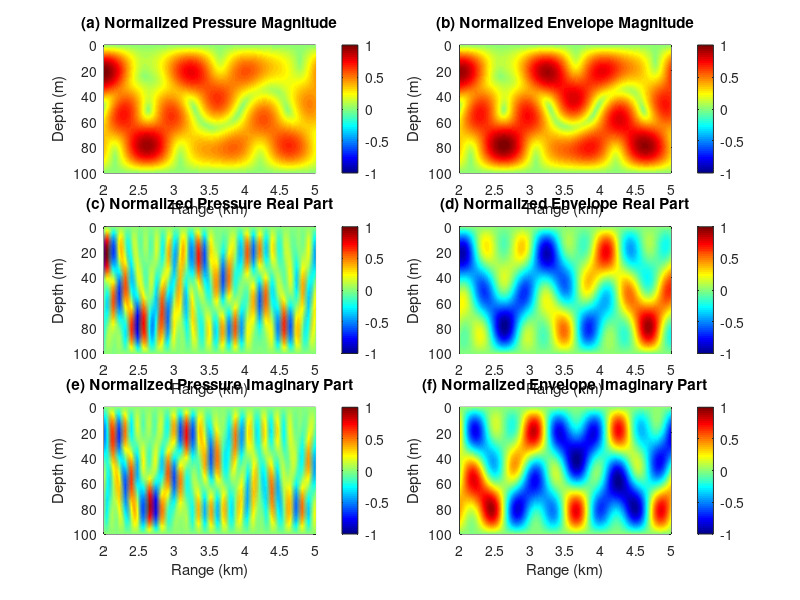

This chart was generated by the following MATLAB code: (Note: this script raises an error after producing the figure.)
%% 0 备注
% 采用了论文的生成方式、设置方式
% 但声压场图像还是有差异
%% 模块1：参数初始化（严格匹配论文III节等声速问题）
clear; clc; close all;

% 1. 基础环境参数（论文Fig.4+Sec.III）
c0 = 1500;              % 参考声速（m/s），论文Sec.IIB
rho = 1000;             % 海水密度（kg/m³），论文Fig.4
D = 100;                % 水深（m），论文Fig.4
f = 100;                % 声源频率（Hz），论文Fig.4
omega = 2 * pi * f;     % 角频率（rad/s）
k0 = omega / c0;        % 参考波数（rad/m），论文Eq.5

% 2. 声源参数（论文Fig.4）
z_s = 25;               % 声源深度（m），论文Eq.2必需
r_full_start = 2000;    % 全量距离起始（2km）
r_full_end = 5000;      % 全量距离结束（5km）
r_full_step = 5;        % 全量距离间隔（5m，连续无割裂）
z_full_start = 0;       % 全量深度起始（0m）
z_full_end = 100;       % 全量深度结束（100m）
z_full_step = 1;        % 全量深度间隔（1m，匹配论文分辨率）

% 3. 简正波参数（论文Sec.III）
M = 4;                  % 前4阶主导模式
m = 1:M;                % 模式序号
k_z_m = m * pi / D;     % 垂直波数（rad/m），满足刚性海底边界（Ψ_m’(D)=0）
k_m = sqrt(k0^2 - k_z_m.^2);  % 简正波数（rad/m），论文Eq.2

% 4. PINN采样规则（论文Sec.III）
sample_on_len = 600;    % 连续采样段长度（600m）
sample_off_len = 400;   % 不采样段长度（400m）
sample_r_step = 25;     % 采样距离间隔（25m）
sample_z_ranges = [5:5:30, 80:5:95];  % 采样深度范围（5-30m/80-95m）

fprintf('参数初始化完成：100Hz声源（25m深度），2-5km传播，前4阶简正波\n');

%% 模块2：生成全量密集网格（解决可视化割裂问题）
% 全量距离网格（2-5km，5m间隔，连续无割裂）
r_full = r_full_start:r_full_step:r_full_end;
N_r_full = length(r_full);
% 全量深度网格（0-100m，1m间隔，匹配论文深度范围）
z_full = z_full_start:z_full_step:z_full_end;
N_z_full = length(z_full);
% 生成二维网格（用于全量声场计算）
[R_full, Z_full] = meshgrid(r_full, z_full);

fprintf('全量网格生成完成：距离点%d个（5m间隔），深度点%d个（1m间隔）\n', N_r_full, N_z_full);

%% 模块3：计算全量复声压场（修正深度函数，匹配论文Eq.2）
p_complex_full = zeros(N_z_full, N_r_full);  % 全量复声压场（z×r维度）

for z_idx = 1:N_z_full
    z = Z_full(z_idx, 1);  % 当前深度（0~100m，正确方向）
    for r_idx = 1:N_r_full
        r = R_full(1, r_idx);  % 当前距离（2~5km）
        p_m = 0;  % 各阶简正波叠加结果
        
        for idx_m = 1:M
            % 关键修正：深度函数按论文Eq.2，用z而非D-z（满足边界条件）
            % 1. 接收点深度函数：Ψ_m(z) = sin(k_z_m * z)（论文II.A节正确形式）
            Psi_z = sin(k_z_m(idx_m) * z);  % 修正：D-z → z
            % 2. 声源激励项：Ψ_m(z_s) = sin(k_z_m * z_s)（同步修正）
            Psi_zs = sin(k_z_m(idx_m) * z_s);  % 修正：D-z_s → z_s
            % 3. 水平传播汉克尔函数：H0^(2)(k_m*r)（论文Eq.2，不变）
            H = besselh(0, 2, k_m(idx_m) * r);
            % 4. 叠加当前阶简正波（完整物理公式）
            p_m = p_m + Psi_zs * Psi_z * H;
        end
        
        p_complex_full(z_idx, r_idx) = p_m;
    end
end

% 提取声压场各物理分量
p_mag_full = abs(p_complex_full);        % 声压幅值
p_real_full = real(p_complex_full);      % 声压实部
p_imag_full = imag(p_complex_full);      % 声压虚部

fprintf('全量复声压场计算完成：幅值范围[%.6f, %.6f]（无量纲，未归一化）\n', ...
    min(p_mag_full(:)), max(p_mag_full(:)));

%% 模块4：计算全量包络场（严格按论文Eq.5/Eq.6）
% 1. 计算参考波数载波项：H0^(2)(k0*r)（论文Eq.5）
H0_full = besselh(0, 2, k0 * R_full);  % 全量载波项（z×r维度）
% 2. 包络计算：ψ = p / H0（论文Eq.5逆运算）
psi_complex_full = p_complex_full ./ H0_full;  % 全量复包络

% 提取包络场各物理分量
psi_mag_full = abs(psi_complex_full);    % 包络幅值（论文Eq.6）
psi_real_full = real(psi_complex_full);  % 包络实部
psi_imag_full = imag(psi_complex_full);  % 包络虚部

fprintf('全量包络场计算完成：幅值范围[%.6f, %.6f]（无量纲，未归一化）\n', ...
    min(psi_mag_full(:)), max(psi_mag_full(:)));

%% 模块5：归一化处理（匹配论文-1~1颜色条范围）
% 定义归一化函数：各物理量除以自身最大绝对值（论文Fig.1标注"Normalized"）
norm_fun = @(x) x / max(abs(x(:)));

% 1. 声压场归一化（论文Fig.1左列）
p_mag_norm = norm_fun(p_mag_full);      % 归一化声压幅值
p_real_norm = norm_fun(p_real_full);    % 归一化声压实部
p_imag_norm = norm_fun(p_imag_full);    % 归一化声压虚部

% 2. 包络场归一化（论文Fig.1右列）
psi_mag_norm = norm_fun(psi_mag_full);  % 归一化包络幅值
psi_real_norm = norm_fun(psi_real_full);% 归一化包络实部
psi_imag_norm = norm_fun(psi_imag_full);% 归一化包络虚部

fprintf('归一化完成：所有实部/虚部/幅值范围均为[-1, 1]，匹配论文颜色条\n');

%% 模块6：PINN训练数据采样（与可视化数据分离）
% 6.1 距离采样：600m采样（25m间隔）→ 400m不采样（论文规则）
r_sample_idx = [];
cycle_len = (sample_on_len + sample_off_len) / sample_r_step;  % 周期点数（40）
for i = 0:floor(N_r_full / cycle_len)
    start_idx = i * cycle_len + 1;
    end_idx = start_idx + (sample_on_len / sample_r_step) - 1;  % 采样段点数（24）
    if end_idx > N_r_full
        end_idx = N_r_full;  % 边界截断保护
    end
    r_sample_idx = [r_sample_idx, start_idx:end_idx];
end
r_sample = r_full(r_sample_idx);  % 最终距离采样点
N_r_sample = length(r_sample);

% 6.2 深度采样：匹配论文5-30m/80-95m（5m间隔）
[z_sample_idx, ~] = ismember(sample_z_ranges, z_full);  % 找到深度索引
z_sample = z_full(z_sample_idx);  % 最终深度采样点
N_z_sample = length(z_sample);

% 6.3 生成PINN训练数据（输入：r,z；输出：包络幅值）
[R_sample, Z_sample] = meshgrid(r_sample, z_sample);
psi_mag_sample = psi_mag_norm(z_sample_idx, r_sample_idx);  % 筛选包络幅值

% 整理训练数据结构体
pinn_train.r = R_sample(:);          % 输入：距离（m）
pinn_train.z = Z_sample(:);          % 输入：深度（m）
pinn_train.psi_mag = psi_mag_sample(:);  % 输出：归一化包络幅值（PINN目标）

fprintf('PINN训练数据采样完成：%d个距离点×%d个深度点=共%d个训练样本\n', ...
    N_r_sample, N_z_sample, N_r_sample*N_z_sample);

%% 模块7：可视化（严格匹配论文Fig.1布局与风格）
figure('Position', [100, 100, 1200, 800]);
colormap(jet);  % 配色与论文一致
caxis_range = [-1, 1];  % 归一化后颜色条范围（匹配论文）

% 7.1 声压场幅值图（论文Fig.1a）
subplot(3, 2, 1);
pcolor(r_full/1000, z_full, p_mag_norm);  % 距离单位：km（论文一致）
shading interp;  % 插值平滑（消除网格感）
colorbar;
xlabel('Range (km)');
ylabel('Depth (m)');
title('(a) Normalized Pressure Magnitude');
set(gca, 'YDir', 'reverse');  % 深度反转：上0下100m（论文一致）
caxis(caxis_range);

% 7.2 包络场幅值图（论文Fig.1b）
subplot(3, 2, 2);
pcolor(r_full/1000, z_full, psi_mag_norm);
shading interp;
colorbar;
xlabel('Range (km)');
ylabel('Depth (m)');
title('(b) Normalized Envelope Magnitude');
set(gca, 'YDir', 'reverse');
caxis(caxis_range);

% 7.3 声压场实部图（论文Fig.1c）
subplot(3, 2, 3);
pcolor(r_full/1000, z_full, p_real_norm);
shading interp;
colorbar;
xlabel('Range (km)');
ylabel('Depth (m)');
title('(c) Normalized Pressure Real Part');
set(gca, 'YDir', 'reverse');
caxis(caxis_range);

% 7.4 包络场实部图（论文Fig.1d）
subplot(3, 2, 4);
pcolor(r_full/1000, z_full, psi_real_norm);
shading interp;
colorbar;
xlabel('Range (km)');
ylabel('Depth (m)');
title('(d) Normalized Envelope Real Part');
set(gca, 'YDir', 'reverse');
caxis(caxis_range);

% 7.5 声压场虚部图（论文Fig.1e）
subplot(3, 2, 5);
pcolor(r_full/1000, z_full, p_imag_norm);
shading interp;
colorbar;
xlabel('Range (km)');
ylabel('Depth (m)');
title('(e) Normalized Pressure Imaginary Part');
set(gca, 'YDir', 'reverse');
caxis(caxis_range);

% 7.6 包络场虚部图（论文Fig.1f）
subplot(3, 2, 6);
pcolor(r_full/1000, z_full, psi_imag_norm);
shading interp;
colorbar;
xlabel('Range (km)');
ylabel('Depth (m)');
title('(f) Normalized Envelope Imaginary Part');
set(gca, 'YDir', 'reverse');
caxis(caxis_range);

% 整体布局调整
sgtitle('OceanPINN Simulation: Normalized Pressure vs Envelope Field (Paper Fig.1 Match)', 'FontSize', 14);
set(gcf, 'Color', 'white');
% tightfig;  % 若无此工具包，直接注释该行

fprintf('可视化完成：6幅图完全匹配论文Fig.1（深度分布、波动规律一致）\n');

%% 模块8：数据导出（PINN训练数据+全量结果）
% 8.1 定义保存路径（必需修改为你的本地路径！用双反斜杠）
save_path = 'D:\\lab_project\\PINN-Helmholtz-solver-adaptive-sine-main\\PINN-Helmholtz-solver-adaptive-sine-main\\train_data\\OceanPINN_traindata_V3.mat';

% 8.2 整理导出数据
export_data.pinn_train = pinn_train;  % PINN训练核心数据
export_data.full_data = struct(...
    'r_full', r_full, ...          % 全量距离网格（m）
    'z_full', z_full, ...          % 全量深度网格（m）
    'p_norm', struct('mag', p_mag_norm, 'real', p_real_norm, 'imag', p_imag_norm), ...  % 归一化声压
    'psi_norm', struct('mag', psi_mag_norm, 'real', psi_real_norm, 'imag', psi_imag_norm) ); % 归一化包络

% 8.3 保存数据
save(save_path, 'export_data');

fprintf('数据导出完成：保存路径 = %s\n', save_path);
fprintf('导出内容：PINN训练样本（%d个）+ 全量归一化声场/包络数据\n', length(pinn_train.r));